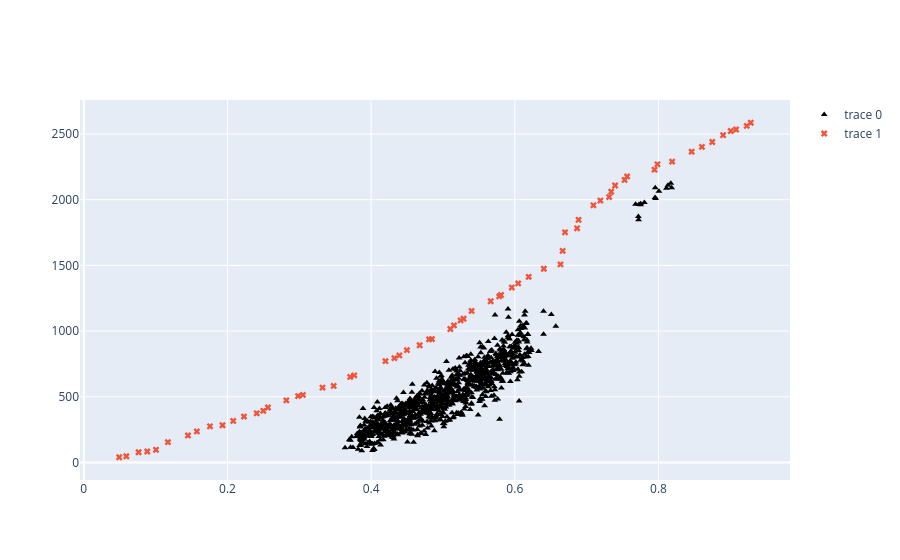

The notebook cell saved with this chart:
### Code cell
fig = go.Figure()

temp = train_ds_info[train_ds_info["volume_fraction_error"] < 5].sample(1000, random_state=2)
x = temp["volume_fraction"]
y = temp["young_module"]
fig.add_trace(
    go.Scatter(
        x=x,
        y=y,
        mode="markers",
        marker_symbol="triangle-up",
        marker_color="black"
    )
)

fig.add_trace(
    go.Scatter(
        x=A_ds["volume_fraction"],
        y=A_ds["young_module"],
        mode="markers",
        marker_symbol="x",
    )
)
fig.show()

### Figure 1 — Plotly figure (JSON) as saved in the notebook; plotly's stock layout.template omitted (floating-point values rounded to 4 significant figures; data arrays with more than 128 entries replaced by an {"elided": "..."} marker saying what was removed)
{"data": [{"marker": {"color": "black", "symbol": "triangle-up"}, "mode": "markers", "type": "scatter", "x": {"elided": "1000 float values"}, "y": {"elided": "1000 float values"}}, {"marker": {"symbol": "x"}, "mode": "markers", "type": "scatter", "x": [0.04937, 0.9284, 0.6888, 0.7094, 0.819, 0.8461, 0.6699, 0.6404, 0.6193, 0.282, 0.7944, 0.7563, 0.5102, 0.3323, 0.6666, 0.2563, 0.4846, 0.305, 0.1171, 0.8899, 0.5958, 0.1004, 0.2229, 0.6047, 0.6867, 0.6636, 0.7396, 0.8605, 0.5398, 0.3478, 0.7191, 0.42, 0.2407, 0.07632, 0.5809, 0.7528, 0.5287, 0.05922, 0.8749, 0.2081, 0.7341, 0.4393, 0.7313, 0.2983, 0.5153, 0.145, 0.4675, 0.908, 0.1757, 0.4324, 0.4498, 0.1931, 0.4807, 0.9006, 0.9228, 0.1574, 0.5783, 0.5245, 0.2499, 0.7985, 0.08833, 0.3765, 0.5664, 0.3708], "y": [39.3, 2586.0, 1847.0, 1957.0, 2290.0, 2365.0, 1752.0, 1474.0, 1413.0, 472.9, 2228.0, 2177.0, 1016.0, 569.5, 1611.0, 418.2, 939.1, 514.2, 154.2, 2491.0, 1331.0, 95.99, 349.3, 1363.0, 1782.0, 1508.0, 2108.0, 2402.0, 1153.0, 582.3, 1994.0, 770.9, 374.1, 77.24, 1275.0, 2150.0, 1094.0, 47.0, 2440.0, 315.6, 2060.0, 814.2, 2020.0, 505.1, 1043.0, 205.4, 891.9, 2535.0, 275.0, 794.0, 854.8, 282.9, 937.0, 2523.0, 2562.0, 235.7, 1264.0, 1081.0, 392.9, 2270.0, 82.96, 662.7, 1227.0, 650.7]}], "layout": {}}
